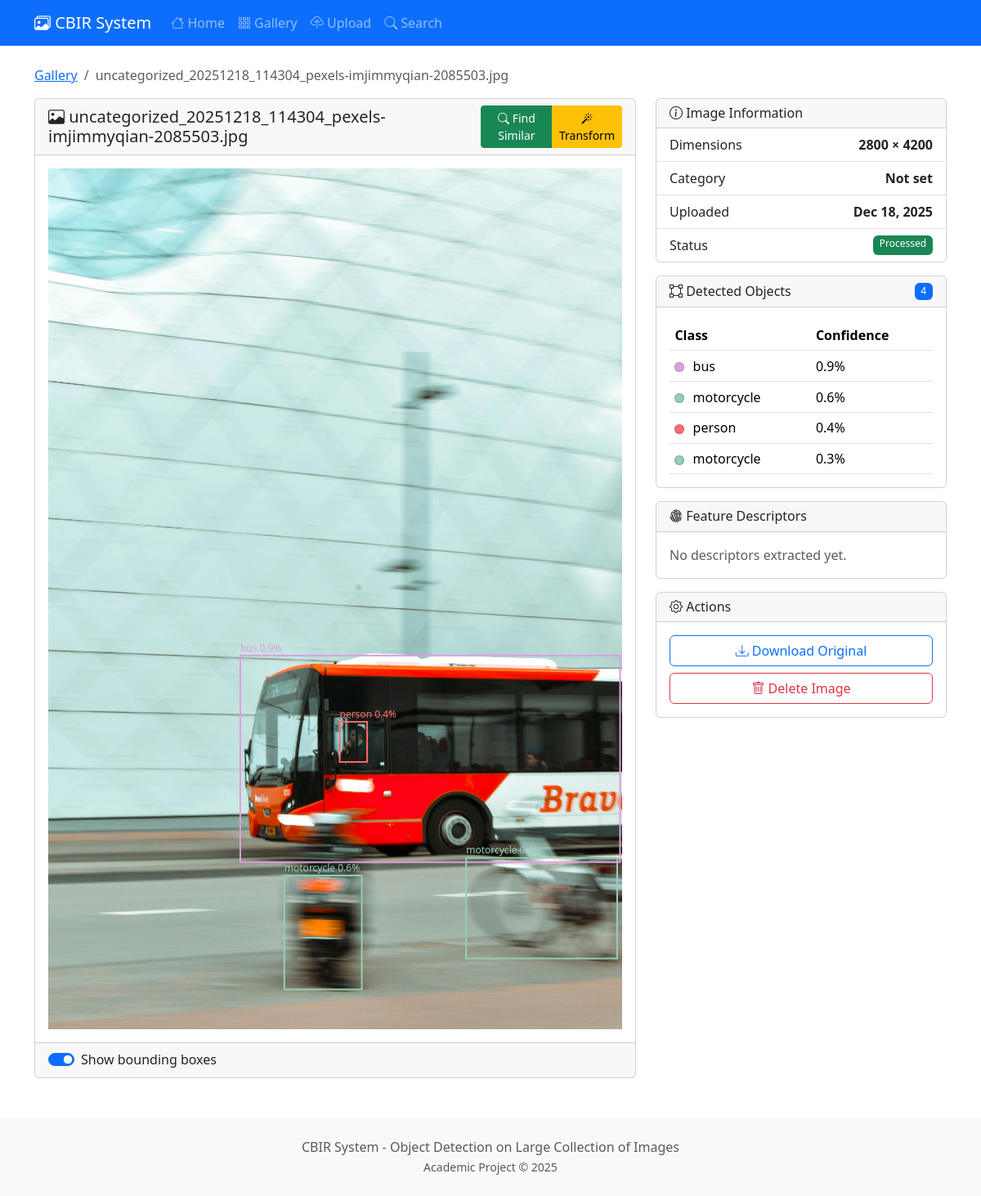
The page /image/2/ on the database its author committed.
### core/models.py (models this page shows, shortened)
class Image(models.Model):
    file = models.ImageField(upload_to=image_upload_path)
    filename = models.CharField(max_length=255)
    category = models.CharField(max_length=100, null=True, blank=True)
    uploaded_at = models.DateTimeField(auto_now_add=True)
    width = models.IntegerField(default=0)
    height = models.IntegerField(default=0)
    file_size = models.IntegerField(default=0)  # in bytes
    features_extracted = models.BooleanField(default=False)
    feature_vector = models.BinaryField(null=True, blank=True)  # Serialized numpy array
    class Meta:
        ordering = ['-uploaded_at']
    @property
    def image(self):
        return self.file
    @property
    def original_filename(self):
        return self.filename
    @property
    def is_processed(self):
        return self.detected_objects.exists()

class DetectedObject(models.Model):
    image = models.ForeignKey(Image, on_delete=models.CASCADE, related_name='detected_objects')
    class_id = models.IntegerField()
    class_name = models.CharField(max_length=100)
    confidence = models.FloatField()
    x_min = models.IntegerField()
    y_min = models.IntegerField()
    x_max = models.IntegerField()
    y_max = models.IntegerField()
    feature_vector = models.BinaryField(null=True, blank=True)
    created_at = models.DateTimeField(auto_now_add=True)
    class Meta:
        ordering = ['-confidence']
    @property
    def bbox_x(self):
        return self.x_min
    @property
    def bbox_y(self):
        return self.y_min
    @property
    def bbox_width(self):
        return self.x_max - self.x_min
    @property
    def bbox_height(self):
        return self.y_max - self.y_min
    @property
    def color(self):
        colors = [
            '#FF6B6B', '#4ECDC4', '#45B7D1', '#96CEB4', '#FFEAA7',
            '#DDA0DD', '#98D8C8', '#F7DC6F', '#BB8FCE', '#85C1E9',
            '#F8B500', '#00CED1', '#FF69B4', '#32CD32', '#FF4500'
        ]
        return colors[self.class_id % len(colors)]

### core/views.py (the view)
# urls.py: path('image/<int:pk>/', views.ImageDetailView.as_view(), name='image_detail'),
class ImageDetailView(DetailView):
    model = Image
    template_name = 'core/image_detail.html'
    context_object_name = 'image'
    def get_context_data(self, **kwargs):
        context = super().get_context_data(**kwargs)
        context['detected_objects'] = self.object.detected_objects.all()
        context['descriptors'] = Descriptor.objects.filter(
            detected_object__image=self.object
        )
        return context

### templates/core/image_detail.html (shortened to what this page needs)
{% extends 'core/base.html' %}
{% block content %}
<nav aria-label="breadcrumb" class="mb-3">
    <ol class="breadcrumb">
        <li class="breadcrumb-item"><a href="{% url 'core:gallery' %}">Gallery</a></li>
        <li class="breadcrumb-item active">{{ image.original_filename }}</li>
    </ol>
</nav>
<div class="row">
    <div class="col-lg-8">
        <div class="card mb-4">
            <div class="card-header d-flex justify-content-between align-items-center">
                <h5 class="mb-0"><i class="bi bi-image"></i> {{ image.original_filename }}</h5>
                <div class="btn-group btn-group-sm">
                    <a href="{% url 'core:search_by_image' image.id %}" class="btn btn-success">
                        <i class="bi bi-search"></i> Find Similar
                    </a>
                    <a href="{% url 'core:transform' image.id %}" class="btn btn-warning">
                        <i class="bi bi-magic"></i> Transform
                    </a>
                </div>
            </div>
            <div class="card-body text-center">
                <div class="position-relative d-inline-block">
                    <img src="{{ image.image.url }}" class="img-fluid" id="mainImage" alt="{{ image.original_filename }}">
                </div>
            </div>
            <div class="card-footer">
                <div class="form-check form-switch">
                    <input class="form-check-input" type="checkbox" id="showBoxes" checked>
                    <label class="form-check-label" for="showBoxes">Show bounding boxes</label>
                </div>
            </div>
        </div>
    </div>
    <div class="col-lg-4">
        <div class="card mb-3">
            <div class="card-header">
                <h6 class="mb-0"><i class="bi bi-info-circle"></i> Image Information</h6>
            </div>
            <ul class="list-group list-group-flush">
                <li class="list-group-item d-flex justify-content-between">
                    <span>Dimensions</span>
                    <strong>{{ image.width }} × {{ image.height }}</strong>
                </li>
                <li class="list-group-item d-flex justify-content-between">
                    <span>Category</span>
                    <strong>{{ image.get_category_display|default:"Not set" }}</strong>
                </li>
                <li class="list-group-item d-flex justify-content-between">
                    <span>Uploaded</span>
                    <strong>{{ image.uploaded_at|date:"M d, Y" }}</strong>
                </li>
                <li class="list-group-item d-flex justify-content-between">
                    <span>Status</span>
                    {% if image.is_processed %}
                    <span class="badge bg-success">Processed</span>
                    {% else %}
                    <span class="badge bg-warning">Pending</span>
                    {% endif %}
                </li>
            </ul>
        </div>
        <div class="card mb-3">
            <div class="card-header d-flex justify-content-between align-items-center">
                <h6 class="mb-0"><i class="bi bi-bounding-box"></i> Detected Objects</h6>
                <span class="badge bg-primary">{{ detected_objects|length }}</span>
            </div>
            <div class="card-body" style="max-height: 250px; overflow-y: auto;">
                {% if detected_objects %}
                <table class="table table-sm table-hover mb-0">
                    <thead>
                        <tr>
                            <th>Class</th>
                            <th>Confidence</th>
                        </tr>
                    </thead>
                    <tbody>
                        {% for obj in detected_objects %}
                        <tr class="object-row" data-bbox="{{ obj.bbox_x }},{{ obj.bbox_y }},{{ obj.bbox_width }},{{ obj.bbox_height }}">
                            <td>
                                <span class="color-dot" style="background-color: {{ obj.color }};"></span>
                                {{ obj.class_name }}
                            </td>
                            <td>{{ obj.confidence|floatformat:1 }}%</td>
                        </tr>
                        {% endfor %}
                    </tbody>
                </table>
                {% else %}
                <p class="text-muted mb-0">No objects detected.</p>
                {% endif %}
            </div>
        </div>
        <div class="card mb-3">
            <div class="card-header">
                <h6 class="mb-0"><i class="bi bi-fingerprint"></i> Feature Descriptors</h6>
            </div>
            <div class="card-body">
                {% if descriptors %}
                <div class="row g-2">
                    {% for desc in descriptors %}
                    <div class="col-6">
                        <div class="border rounded p-2 text-center">
                            <small class="text-muted d-block">{{ desc.descriptor_type }}</small>
                            <strong>{{ desc.data|length }} dims</strong>
                        </div>
                    </div>
                    {% endfor %}
                </div>
                {% else %}
                <p class="text-muted mb-0">No descriptors extracted yet.</p>
                {% endif %}
            </div>
        </div>
        <div class="card">
            <div class="card-header">
                <h6 class="mb-0"><i class="bi bi-gear"></i> Actions</h6>
            </div>
            <div class="card-body">
                <div class="d-grid gap-2">
                    <a href="{{ image.image.url }}" class="btn btn-outline-primary" download>
                        <i class="bi bi-download"></i> Download Original
                    </a>
                    <button class="btn btn-outline-danger" onclick="deleteImage()">
                        <i class="bi bi-trash"></i> Delete Image
                    </button>
                </div>
            </div>
        </div>
    </div>
</div>
{% endblock %}

### static/css/style.css (style rules this page uses)
body { min-height: 100vh; display: flex; flex-direction: column; }
.color-dot { display: inline-block; width: 12px; height: 12px; border-radius: 50%; margin-right: 6px; vertical-align: middle; border: 1px solid rgba(0, 0, 0, 0.2); }
.object-row { cursor: pointer; transition: background-color 0.2s ease; }
.badge { font-weight: 500; }
.table-sm td, .table-sm th { padding: 0.4rem; }

### rows shown on the page
Image: original_filename "uncategorized_20251218_114304_pexels-imjimmyqian-2085503.jpg", image (picture), width "2800", height "4200", uploaded_at "Dec 18, 2025"
DetectedObject: class_id 5 (drawn), class_name "bus", confidence "0.9"
DetectedObject: class_id 3 (drawn), class_name "motorcycle", confidence "0.6"
DetectedObject: class_id 0 (drawn), class_name "person", confidence "0.4"
DetectedObject: class_id 3 (drawn), class_name "motorcycle", confidence "0.3"

### other values the page prints
{{ image.get_category_display|default:"Not set" }} "Not set"
{{ detected_objects|length }} "4"
